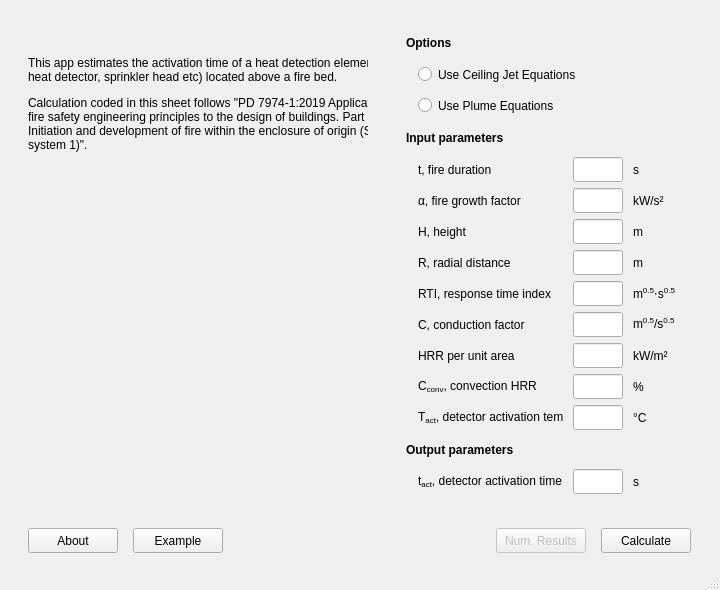
<?xml version="1.0" encoding="UTF-8"?>
<ui version="4.0">
 <class>MainWindow</class>
 <widget class="QMainWindow" name="MainWindow">
  <property name="geometry">
   <rect>
    <x>0</x>
    <y>0</y>
    <width>720</width>
    <height>590</height>
   </rect>
  </property>
  <property name="sizePolicy">
   <sizepolicy hsizetype="Minimum" vsizetype="Minimum">
    <horstretch>0</horstretch>
    <verstretch>0</verstretch>
   </sizepolicy>
  </property>
  <property name="minimumSize">
   <size>
    <width>0</width>
    <height>590</height>
   </size>
  </property>
  <property name="windowTitle">
   <string>MainWindow</string>
  </property>
  <widget class="QWidget" name="centralwidget">
   <layout class="QGridLayout" name="gridLayout_2">
    <property name="leftMargin">
     <number>15</number>
    </property>
    <property name="topMargin">
     <number>15</number>
    </property>
    <property name="rightMargin">
     <number>15</number>
    </property>
    <property name="bottomMargin">
     <number>15</number>
    </property>
    <property name="spacing">
     <number>10</number>
    </property>
    <item row="0" column="0">
     <widget class="QWidget" name="widget_page_1" native="true">
      <property name="sizePolicy">
       <sizepolicy hsizetype="Fixed" vsizetype="MinimumExpanding">
        <horstretch>0</horstretch>
        <verstretch>0</verstretch>
       </sizepolicy>
      </property>
      <property name="minimumSize">
       <size>
        <width>340</width>
        <height>0</height>
       </size>
      </property>
      <property name="maximumSize">
       <size>
        <width>340</width>
        <height>16777215</height>
       </size>
      </property>
      <layout class="QVBoxLayout" name="verticalLayout">
       <property name="spacing">
        <number>0</number>
       </property>
       <property name="leftMargin">
        <number>0</number>
       </property>
       <property name="topMargin">
        <number>0</number>
       </property>
       <property name="rightMargin">
        <number>0</number>
       </property>
       <property name="bottomMargin">
        <number>0</number>
       </property>
       <item>
        <spacer name="verticalSpacer_8">
         <property name="orientation">
          <enum>Qt::Vertical</enum>
         </property>
         <property name="sizeHint" stdset="0">
          <size>
           <width>20</width>
           <height>1</height>
          </size>
         </property>
        </spacer>
       </item>
       <item>
        <widget class="QLabel" name="label">
         <property name="sizePolicy">
          <sizepolicy hsizetype="Fixed" vsizetype="Minimum">
           <horstretch>0</horstretch>
           <verstretch>0</verstretch>
          </sizepolicy>
         </property>
         <property name="minimumSize">
          <size>
           <width>390</width>
           <height>0</height>
          </size>
         </property>
         <property name="text">
          <string>&lt;html&gt;&lt;head/&gt;&lt;body&gt;&lt;p&gt;This app estimates the activation time of a heat detection element (e.g. heat detector, sprinkler head etc) located above a fire bed.&lt;/p&gt;&lt;p&gt;Calculation coded in this sheet follows &amp;quot;PD 7974-1:2019 Application of fire safety engineering principles to the design of buildings. Part 1: Initiation and development of fire within the enclosure of origin (Sub-system 1)&amp;quot;.&lt;/p&gt;&lt;/body&gt;&lt;/html&gt;</string>
         </property>
         <property name="wordWrap">
          <bool>true</bool>
         </property>
        </widget>
       </item>
       <item>
        <spacer name="verticalSpacer_6">
         <property name="orientation">
          <enum>Qt::Vertical</enum>
         </property>
         <property name="sizeHint" stdset="0">
          <size>
           <width>0</width>
           <height>0</height>
          </size>
         </property>
        </spacer>
       </item>
       <item>
        <widget class="QLabel" name="label_image_figure">
         <property name="sizePolicy">
          <sizepolicy hsizetype="Fixed" vsizetype="Fixed">
           <horstretch>0</horstretch>
           <verstretch>0</verstretch>
          </sizepolicy>
         </property>
         <property name="minimumSize">
          <size>
           <width>342</width>
           <height>284</height>
          </size>
         </property>
         <property name="text">
          <string/>
         </property>
         <property name="pixmap">
          <pixmap>../../../../../../../Library/Mobile Documents/6LVTQB9699~com~seriflabs~affinitydesigner/Documents/FSEUTIL/png/0111_figure_1_342_284.png</pixmap>
         </property>
        </widget>
       </item>
       <item>
        <spacer name="verticalSpacer_7">
         <property name="orientation">
          <enum>Qt::Vertical</enum>
         </property>
         <property name="sizeHint" stdset="0">
          <size>
           <width>20</width>
           <height>1</height>
          </size>
         </property>
        </spacer>
       </item>
      </layout>
     </widget>
    </item>
    <item row="0" column="1">
     <widget class="QFrame" name="frame_userio">
      <property name="sizePolicy">
       <sizepolicy hsizetype="Fixed" vsizetype="Minimum">
        <horstretch>0</horstretch>
        <verstretch>0</verstretch>
       </sizepolicy>
      </property>
      <property name="minimumSize">
       <size>
        <width>300</width>
        <height>0</height>
       </size>
      </property>
      <property name="maximumSize">
       <size>
        <width>300</width>
        <height>16777215</height>
       </size>
      </property>
      <layout class="QGridLayout" name="gridLayout">
       <property name="leftMargin">
        <number>15</number>
       </property>
       <property name="topMargin">
        <number>15</number>
       </property>
       <property name="rightMargin">
        <number>15</number>
       </property>
       <property name="bottomMargin">
        <number>15</number>
       </property>
       <property name="horizontalSpacing">
        <number>10</number>
       </property>
       <property name="verticalSpacing">
        <number>5</number>
       </property>
       <item row="10" column="2">
        <widget class="QLineEdit" name="lineEdit_in_C">
         <property name="sizePolicy">
          <sizepolicy hsizetype="MinimumExpanding" vsizetype="Fixed">
           <horstretch>0</horstretch>
           <verstretch>0</verstretch>
          </sizepolicy>
         </property>
         <property name="minimumSize">
          <size>
           <width>50</width>
           <height>25</height>
          </size>
         </property>
         <property name="maximumSize">
          <size>
           <width>16777215</width>
           <height>25</height>
          </size>
         </property>
         <property name="baseSize">
          <size>
           <width>0</width>
           <height>0</height>
          </size>
         </property>
        </widget>
       </item>
       <item row="8" column="2">
        <widget class="QLineEdit" name="lineEdit_in_R">
         <property name="sizePolicy">
          <sizepolicy hsizetype="MinimumExpanding" vsizetype="Fixed">
           <horstretch>0</horstretch>
           <verstretch>0</verstretch>
          </sizepolicy>
         </property>
         <property name="minimumSize">
          <size>
           <width>50</width>
           <height>25</height>
          </size>
         </property>
         <property name="maximumSize">
          <size>
           <width>16777215</width>
           <height>25</height>
          </size>
         </property>
         <property name="baseSize">
          <size>
           <width>0</width>
           <height>0</height>
          </size>
         </property>
        </widget>
       </item>
       <item row="6" column="3">
        <widget class="QLabel" name="label_44">
         <property name="sizePolicy">
          <sizepolicy hsizetype="Minimum" vsizetype="Fixed">
           <horstretch>0</horstretch>
           <verstretch>0</verstretch>
          </sizepolicy>
         </property>
         <property name="minimumSize">
          <size>
           <width>0</width>
           <height>25</height>
          </size>
         </property>
         <property name="maximumSize">
          <size>
           <width>16777215</width>
           <height>25</height>
          </size>
         </property>
         <property name="text">
          <string>kW/s²</string>
         </property>
        </widget>
       </item>
       <item row="10" column="1">
        <widget class="QLabel" name="label_39">
         <property name="sizePolicy">
          <sizepolicy hsizetype="Minimum" vsizetype="Fixed">
           <horstretch>0</horstretch>
           <verstretch>0</verstretch>
          </sizepolicy>
         </property>
         <property name="minimumSize">
          <size>
           <width>0</width>
           <height>25</height>
          </size>
         </property>
         <property name="maximumSize">
          <size>
           <width>16777215</width>
           <height>25</height>
          </size>
         </property>
         <property name="text">
          <string>C, conduction factor</string>
         </property>
        </widget>
       </item>
       <item row="12" column="1">
        <widget class="QLabel" name="label_41">
         <property name="sizePolicy">
          <sizepolicy hsizetype="Minimum" vsizetype="Fixed">
           <horstretch>0</horstretch>
           <verstretch>0</verstretch>
          </sizepolicy>
         </property>
         <property name="minimumSize">
          <size>
           <width>0</width>
           <height>25</height>
          </size>
         </property>
         <property name="maximumSize">
          <size>
           <width>16777215</width>
           <height>25</height>
          </size>
         </property>
         <property name="text">
          <string>&lt;html&gt;&lt;head/&gt;&lt;body&gt;&lt;p&gt;C&lt;span style=&quot; vertical-align:sub;&quot;&gt;conv&lt;/span&gt;, convection HRR&lt;/p&gt;&lt;/body&gt;&lt;/html&gt;</string>
         </property>
        </widget>
       </item>
       <item row="11" column="1">
        <widget class="QLabel" name="label_40">
         <property name="sizePolicy">
          <sizepolicy hsizetype="Minimum" vsizetype="Fixed">
           <horstretch>0</horstretch>
           <verstretch>0</verstretch>
          </sizepolicy>
         </property>
         <property name="minimumSize">
          <size>
           <width>0</width>
           <height>25</height>
          </size>
         </property>
         <property name="maximumSize">
          <size>
           <width>16777215</width>
           <height>25</height>
          </size>
         </property>
         <property name="text">
          <string>HRR per unit area</string>
         </property>
        </widget>
       </item>
       <item row="13" column="1">
        <widget class="QLabel" name="label_42">
         <property name="sizePolicy">
          <sizepolicy hsizetype="Minimum" vsizetype="Fixed">
           <horstretch>0</horstretch>
           <verstretch>0</verstretch>
          </sizepolicy>
         </property>
         <property name="minimumSize">
          <size>
           <width>0</width>
           <height>25</height>
          </size>
         </property>
         <property name="maximumSize">
          <size>
           <width>16777215</width>
           <height>25</height>
          </size>
         </property>
         <property name="text">
          <string>&lt;html&gt;&lt;head/&gt;&lt;body&gt;&lt;p&gt;T&lt;span style=&quot; vertical-align:sub;&quot;&gt;act&lt;/span&gt;, detector activation temp.&lt;/p&gt;&lt;/body&gt;&lt;/html&gt;</string>
         </property>
        </widget>
       </item>
       <item row="12" column="2">
        <widget class="QLineEdit" name="lineEdit_in_C_conv">
         <property name="sizePolicy">
          <sizepolicy hsizetype="MinimumExpanding" vsizetype="Fixed">
           <horstretch>0</horstretch>
           <verstretch>0</verstretch>
          </sizepolicy>
         </property>
         <property name="minimumSize">
          <size>
           <width>50</width>
           <height>25</height>
          </size>
         </property>
         <property name="maximumSize">
          <size>
           <width>16777215</width>
           <height>25</height>
          </size>
         </property>
         <property name="baseSize">
          <size>
           <width>0</width>
           <height>0</height>
          </size>
         </property>
        </widget>
       </item>
       <item row="9" column="1">
        <widget class="QLabel" name="label_38">
         <property name="sizePolicy">
          <sizepolicy hsizetype="Minimum" vsizetype="Fixed">
           <horstretch>0</horstretch>
           <verstretch>0</verstretch>
          </sizepolicy>
         </property>
         <property name="minimumSize">
          <size>
           <width>0</width>
           <height>25</height>
          </size>
         </property>
         <property name="maximumSize">
          <size>
           <width>16777215</width>
           <height>25</height>
          </size>
         </property>
         <property name="text">
          <string>RTI, response time index</string>
         </property>
        </widget>
       </item>
       <item row="14" column="1">
        <spacer name="_verticalSpacer_2">
         <property name="orientation">
          <enum>Qt::Vertical</enum>
         </property>
         <property name="sizeType">
          <enum>QSizePolicy::Fixed</enum>
         </property>
         <property name="sizeHint" stdset="0">
          <size>
           <width>20</width>
           <height>2</height>
          </size>
         </property>
        </spacer>
       </item>
       <item row="16" column="2">
        <widget class="QLineEdit" name="lineEdit_out_t_act">
         <property name="sizePolicy">
          <sizepolicy hsizetype="MinimumExpanding" vsizetype="Fixed">
           <horstretch>0</horstretch>
           <verstretch>0</verstretch>
          </sizepolicy>
         </property>
         <property name="minimumSize">
          <size>
           <width>50</width>
           <height>25</height>
          </size>
         </property>
         <property name="maximumSize">
          <size>
           <width>16777215</width>
           <height>25</height>
          </size>
         </property>
        </widget>
       </item>
       <item row="7" column="2">
        <widget class="QLineEdit" name="lineEdit_in_H">
         <property name="sizePolicy">
          <sizepolicy hsizetype="MinimumExpanding" vsizetype="Fixed">
           <horstretch>0</horstretch>
           <verstretch>0</verstretch>
          </sizepolicy>
         </property>
         <property name="minimumSize">
          <size>
           <width>50</width>
           <height>25</height>
          </size>
         </property>
         <property name="maximumSize">
          <size>
           <width>16777215</width>
           <height>25</height>
          </size>
         </property>
         <property name="baseSize">
          <size>
           <width>0</width>
           <height>0</height>
          </size>
         </property>
        </widget>
       </item>
       <item row="16" column="3">
        <widget class="QLabel" name="label_t_act_unit">
         <property name="sizePolicy">
          <sizepolicy hsizetype="Minimum" vsizetype="Fixed">
           <horstretch>0</horstretch>
           <verstretch>0</verstretch>
          </sizepolicy>
         </property>
         <property name="minimumSize">
          <size>
           <width>0</width>
           <height>25</height>
          </size>
         </property>
         <property name="maximumSize">
          <size>
           <width>16777215</width>
           <height>25</height>
          </size>
         </property>
         <property name="text">
          <string>s</string>
         </property>
        </widget>
       </item>
       <item row="13" column="3">
        <widget class="QLabel" name="label_51">
         <property name="sizePolicy">
          <sizepolicy hsizetype="Minimum" vsizetype="Fixed">
           <horstretch>0</horstretch>
           <verstretch>0</verstretch>
          </sizepolicy>
         </property>
         <property name="minimumSize">
          <size>
           <width>0</width>
           <height>25</height>
          </size>
         </property>
         <property name="maximumSize">
          <size>
           <width>16777215</width>
           <height>25</height>
          </size>
         </property>
         <property name="text">
          <string>°C</string>
         </property>
        </widget>
       </item>
       <item row="12" column="3">
        <widget class="QLabel" name="label_50">
         <property name="sizePolicy">
          <sizepolicy hsizetype="Minimum" vsizetype="Fixed">
           <horstretch>0</horstretch>
           <verstretch>0</verstretch>
          </sizepolicy>
         </property>
         <property name="minimumSize">
          <size>
           <width>0</width>
           <height>25</height>
          </size>
         </property>
         <property name="maximumSize">
          <size>
           <width>16777215</width>
           <height>25</height>
          </size>
         </property>
         <property name="text">
          <string>%</string>
         </property>
        </widget>
       </item>
       <item row="7" column="3">
        <widget class="QLabel" name="label_45">
         <property name="sizePolicy">
          <sizepolicy hsizetype="Minimum" vsizetype="Fixed">
           <horstretch>0</horstretch>
           <verstretch>0</verstretch>
          </sizepolicy>
         </property>
         <property name="minimumSize">
          <size>
           <width>0</width>
           <height>25</height>
          </size>
         </property>
         <property name="maximumSize">
          <size>
           <width>16777215</width>
           <height>25</height>
          </size>
         </property>
         <property name="text">
          <string>m</string>
         </property>
        </widget>
       </item>
       <item row="1" column="0">
        <spacer name="_horizontalSpacer">
         <property name="orientation">
          <enum>Qt::Horizontal</enum>
         </property>
         <property name="sizeType">
          <enum>QSizePolicy::Fixed</enum>
         </property>
         <property name="sizeHint" stdset="0">
          <size>
           <width>2</width>
           <height>20</height>
          </size>
         </property>
        </spacer>
       </item>
       <item row="15" column="0" colspan="4">
        <widget class="QLabel" name="label_output_parameters">
         <property name="sizePolicy">
          <sizepolicy hsizetype="Minimum" vsizetype="Fixed">
           <horstretch>0</horstretch>
           <verstretch>0</verstretch>
          </sizepolicy>
         </property>
         <property name="maximumSize">
          <size>
           <width>16777215</width>
           <height>25</height>
          </size>
         </property>
         <property name="text">
          <string>&lt;b&gt;Output parameters&lt;/b&gt;</string>
         </property>
        </widget>
       </item>
       <item row="11" column="3">
        <widget class="QLabel" name="label_49">
         <property name="sizePolicy">
          <sizepolicy hsizetype="Minimum" vsizetype="Fixed">
           <horstretch>0</horstretch>
           <verstretch>0</verstretch>
          </sizepolicy>
         </property>
         <property name="minimumSize">
          <size>
           <width>0</width>
           <height>25</height>
          </size>
         </property>
         <property name="maximumSize">
          <size>
           <width>16777215</width>
           <height>25</height>
          </size>
         </property>
         <property name="text">
          <string>kW/m²</string>
         </property>
        </widget>
       </item>
       <item row="5" column="2">
        <widget class="QLineEdit" name="lineEdit_in_t">
         <property name="sizePolicy">
          <sizepolicy hsizetype="MinimumExpanding" vsizetype="Fixed">
           <horstretch>0</horstretch>
           <verstretch>0</verstretch>
          </sizepolicy>
         </property>
         <property name="minimumSize">
          <size>
           <width>50</width>
           <height>25</height>
          </size>
         </property>
         <property name="maximumSize">
          <size>
           <width>16777215</width>
           <height>25</height>
          </size>
         </property>
         <property name="baseSize">
          <size>
           <width>0</width>
           <height>0</height>
          </size>
         </property>
        </widget>
       </item>
       <item row="9" column="3">
        <widget class="QLabel" name="label_47">
         <property name="sizePolicy">
          <sizepolicy hsizetype="Minimum" vsizetype="Fixed">
           <horstretch>0</horstretch>
           <verstretch>0</verstretch>
          </sizepolicy>
         </property>
         <property name="minimumSize">
          <size>
           <width>0</width>
           <height>25</height>
          </size>
         </property>
         <property name="maximumSize">
          <size>
           <width>16777215</width>
           <height>25</height>
          </size>
         </property>
         <property name="text">
          <string>m&lt;sup&gt;0.5&lt;/sup&gt;⋅s&lt;sup&gt;0.5&lt;/sup&gt;</string>
         </property>
        </widget>
       </item>
       <item row="5" column="3">
        <widget class="QLabel" name="label_43">
         <property name="sizePolicy">
          <sizepolicy hsizetype="Minimum" vsizetype="Fixed">
           <horstretch>0</horstretch>
           <verstretch>0</verstretch>
          </sizepolicy>
         </property>
         <property name="minimumSize">
          <size>
           <width>0</width>
           <height>25</height>
          </size>
         </property>
         <property name="maximumSize">
          <size>
           <width>16777215</width>
           <height>25</height>
          </size>
         </property>
         <property name="text">
          <string>s</string>
         </property>
        </widget>
       </item>
       <item row="16" column="1">
        <widget class="QLabel" name="label_t_act_time">
         <property name="sizePolicy">
          <sizepolicy hsizetype="Minimum" vsizetype="Fixed">
           <horstretch>0</horstretch>
           <verstretch>0</verstretch>
          </sizepolicy>
         </property>
         <property name="minimumSize">
          <size>
           <width>0</width>
           <height>25</height>
          </size>
         </property>
         <property name="maximumSize">
          <size>
           <width>16777215</width>
           <height>25</height>
          </size>
         </property>
         <property name="text">
          <string>&lt;html&gt;&lt;head/&gt;&lt;body&gt;&lt;p&gt;t&lt;span style=&quot; vertical-align:sub;&quot;&gt;act&lt;/span&gt;, detector activation time&lt;/p&gt;&lt;/body&gt;&lt;/html&gt;</string>
         </property>
        </widget>
       </item>
       <item row="8" column="1">
        <widget class="QLabel" name="label_in_R_label">
         <property name="sizePolicy">
          <sizepolicy hsizetype="Minimum" vsizetype="Fixed">
           <horstretch>0</horstretch>
           <verstretch>0</verstretch>
          </sizepolicy>
         </property>
         <property name="minimumSize">
          <size>
           <width>0</width>
           <height>25</height>
          </size>
         </property>
         <property name="maximumSize">
          <size>
           <width>16777215</width>
           <height>25</height>
          </size>
         </property>
         <property name="text">
          <string>R, radial distance</string>
         </property>
        </widget>
       </item>
       <item row="7" column="1">
        <widget class="QLabel" name="label_36">
         <property name="sizePolicy">
          <sizepolicy hsizetype="Minimum" vsizetype="Fixed">
           <horstretch>0</horstretch>
           <verstretch>0</verstretch>
          </sizepolicy>
         </property>
         <property name="minimumSize">
          <size>
           <width>0</width>
           <height>25</height>
          </size>
         </property>
         <property name="maximumSize">
          <size>
           <width>16777215</width>
           <height>25</height>
          </size>
         </property>
         <property name="text">
          <string>H, height</string>
         </property>
        </widget>
       </item>
       <item row="11" column="2">
        <widget class="QLineEdit" name="lineEdit_in_HRRPUA">
         <property name="sizePolicy">
          <sizepolicy hsizetype="MinimumExpanding" vsizetype="Fixed">
           <horstretch>0</horstretch>
           <verstretch>0</verstretch>
          </sizepolicy>
         </property>
         <property name="minimumSize">
          <size>
           <width>50</width>
           <height>25</height>
          </size>
         </property>
         <property name="maximumSize">
          <size>
           <width>16777215</width>
           <height>25</height>
          </size>
         </property>
         <property name="baseSize">
          <size>
           <width>0</width>
           <height>0</height>
          </size>
         </property>
        </widget>
       </item>
       <item row="10" column="3">
        <widget class="QLabel" name="label_48">
         <property name="sizePolicy">
          <sizepolicy hsizetype="Minimum" vsizetype="Fixed">
           <horstretch>0</horstretch>
           <verstretch>0</verstretch>
          </sizepolicy>
         </property>
         <property name="minimumSize">
          <size>
           <width>0</width>
           <height>25</height>
          </size>
         </property>
         <property name="maximumSize">
          <size>
           <width>16777215</width>
           <height>25</height>
          </size>
         </property>
         <property name="text">
          <string>m&lt;sup&gt;0.5&lt;/sup&gt;/s&lt;sup&gt;0.5&lt;/sup&gt;</string>
         </property>
        </widget>
       </item>
       <item row="13" column="2">
        <widget class="QLineEdit" name="lineEdit_in_T_act">
         <property name="sizePolicy">
          <sizepolicy hsizetype="MinimumExpanding" vsizetype="Fixed">
           <horstretch>0</horstretch>
           <verstretch>0</verstretch>
          </sizepolicy>
         </property>
         <property name="minimumSize">
          <size>
           <width>50</width>
           <height>25</height>
          </size>
         </property>
         <property name="maximumSize">
          <size>
           <width>16777215</width>
           <height>25</height>
          </size>
         </property>
         <property name="baseSize">
          <size>
           <width>0</width>
           <height>0</height>
          </size>
         </property>
        </widget>
       </item>
       <item row="9" column="2">
        <widget class="QLineEdit" name="lineEdit_in_RTI">
         <property name="sizePolicy">
          <sizepolicy hsizetype="MinimumExpanding" vsizetype="Fixed">
           <horstretch>0</horstretch>
           <verstretch>0</verstretch>
          </sizepolicy>
         </property>
         <property name="minimumSize">
          <size>
           <width>50</width>
           <height>25</height>
          </size>
         </property>
         <property name="maximumSize">
          <size>
           <width>16777215</width>
           <height>25</height>
          </size>
         </property>
         <property name="baseSize">
          <size>
           <width>0</width>
           <height>0</height>
          </size>
         </property>
        </widget>
       </item>
       <item row="0" column="0" colspan="4">
        <widget class="QLabel" name="label_options">
         <property name="sizePolicy">
          <sizepolicy hsizetype="Minimum" vsizetype="Fixed">
           <horstretch>0</horstretch>
           <verstretch>0</verstretch>
          </sizepolicy>
         </property>
         <property name="maximumSize">
          <size>
           <width>16777215</width>
           <height>25</height>
          </size>
         </property>
         <property name="text">
          <string>&lt;b&gt;Options&lt;/b&gt;</string>
         </property>
        </widget>
       </item>
       <item row="8" column="3">
        <widget class="QLabel" name="label_in_R_unit">
         <property name="sizePolicy">
          <sizepolicy hsizetype="Minimum" vsizetype="Fixed">
           <horstretch>0</horstretch>
           <verstretch>0</verstretch>
          </sizepolicy>
         </property>
         <property name="minimumSize">
          <size>
           <width>0</width>
           <height>25</height>
          </size>
         </property>
         <property name="maximumSize">
          <size>
           <width>16777215</width>
           <height>25</height>
          </size>
         </property>
         <property name="text">
          <string>m</string>
         </property>
        </widget>
       </item>
       <item row="6" column="2">
        <widget class="QLineEdit" name="lineEdit_in_alpha">
         <property name="sizePolicy">
          <sizepolicy hsizetype="MinimumExpanding" vsizetype="Fixed">
           <horstretch>0</horstretch>
           <verstretch>0</verstretch>
          </sizepolicy>
         </property>
         <property name="minimumSize">
          <size>
           <width>50</width>
           <height>25</height>
          </size>
         </property>
         <property name="maximumSize">
          <size>
           <width>16777215</width>
           <height>25</height>
          </size>
         </property>
         <property name="baseSize">
          <size>
           <width>0</width>
           <height>0</height>
          </size>
         </property>
        </widget>
       </item>
       <item row="6" column="1">
        <widget class="QLabel" name="label_35">
         <property name="sizePolicy">
          <sizepolicy hsizetype="Minimum" vsizetype="Fixed">
           <horstretch>0</horstretch>
           <verstretch>0</verstretch>
          </sizepolicy>
         </property>
         <property name="minimumSize">
          <size>
           <width>0</width>
           <height>25</height>
          </size>
         </property>
         <property name="maximumSize">
          <size>
           <width>16777215</width>
           <height>25</height>
          </size>
         </property>
         <property name="text">
          <string>α, fire growth factor</string>
         </property>
        </widget>
       </item>
       <item row="5" column="1">
        <widget class="QLabel" name="label_31">
         <property name="sizePolicy">
          <sizepolicy hsizetype="Minimum" vsizetype="Fixed">
           <horstretch>0</horstretch>
           <verstretch>0</verstretch>
          </sizepolicy>
         </property>
         <property name="minimumSize">
          <size>
           <width>0</width>
           <height>25</height>
          </size>
         </property>
         <property name="maximumSize">
          <size>
           <width>16777215</width>
           <height>25</height>
          </size>
         </property>
         <property name="text">
          <string>t, fire duration</string>
         </property>
        </widget>
       </item>
       <item row="4" column="0" colspan="4">
        <widget class="QLabel" name="label_input_parameters">
         <property name="sizePolicy">
          <sizepolicy hsizetype="Minimum" vsizetype="Fixed">
           <horstretch>0</horstretch>
           <verstretch>0</verstretch>
          </sizepolicy>
         </property>
         <property name="maximumSize">
          <size>
           <width>16777215</width>
           <height>25</height>
          </size>
         </property>
         <property name="text">
          <string>&lt;b&gt;Input parameters&lt;/b&gt;</string>
         </property>
        </widget>
       </item>
       <item row="3" column="1">
        <spacer name="_verticalSpacer">
         <property name="orientation">
          <enum>Qt::Vertical</enum>
         </property>
         <property name="sizeType">
          <enum>QSizePolicy::Fixed</enum>
         </property>
         <property name="sizeHint" stdset="0">
          <size>
           <width>20</width>
           <height>2</height>
          </size>
         </property>
        </spacer>
       </item>
       <item row="2" column="1" colspan="3">
        <widget class="QRadioButton" name="radioButton_fire_plume">
         <property name="sizePolicy">
          <sizepolicy hsizetype="Minimum" vsizetype="Fixed">
           <horstretch>0</horstretch>
           <verstretch>0</verstretch>
          </sizepolicy>
         </property>
         <property name="minimumSize">
          <size>
           <width>0</width>
           <height>25</height>
          </size>
         </property>
         <property name="maximumSize">
          <size>
           <width>16777215</width>
           <height>25</height>
          </size>
         </property>
         <property name="text">
          <string>Use Plume Equations</string>
         </property>
        </widget>
       </item>
       <item row="1" column="1" colspan="3">
        <widget class="QRadioButton" name="radioButton_ceiling_jet">
         <property name="sizePolicy">
          <sizepolicy hsizetype="Minimum" vsizetype="Fixed">
           <horstretch>0</horstretch>
           <verstretch>0</verstretch>
          </sizepolicy>
         </property>
         <property name="minimumSize">
          <size>
           <width>0</width>
           <height>25</height>
          </size>
         </property>
         <property name="maximumSize">
          <size>
           <width>16777215</width>
           <height>25</height>
          </size>
         </property>
         <property name="text">
          <string>Use Ceiling Jet Equations</string>
         </property>
        </widget>
       </item>
      </layout>
     </widget>
    </item>
    <item row="1" column="0" colspan="2">
     <widget class="QWidget" name="widget" native="true">
      <property name="sizePolicy">
       <sizepolicy hsizetype="Minimum" vsizetype="Minimum">
        <horstretch>0</horstretch>
        <verstretch>0</verstretch>
       </sizepolicy>
      </property>
      <layout class="QHBoxLayout" name="horizontalLayout_6">
       <property name="spacing">
        <number>0</number>
       </property>
       <property name="leftMargin">
        <number>0</number>
       </property>
       <property name="topMargin">
        <number>0</number>
       </property>
       <property name="rightMargin">
        <number>0</number>
       </property>
       <property name="bottomMargin">
        <number>0</number>
       </property>
       <item>
        <widget class="QPushButton" name="pushButton_about">
         <property name="minimumSize">
          <size>
           <width>90</width>
           <height>25</height>
          </size>
         </property>
         <property name="toolTip">
          <string>Click to generate example input parameters.</string>
         </property>
         <property name="statusTip">
          <string>Click to generate example input parameters.</string>
         </property>
         <property name="text">
          <string>About</string>
         </property>
         <property name="autoDefault">
          <bool>true</bool>
         </property>
        </widget>
       </item>
       <item>
        <spacer name="horizontalSpacer_5">
         <property name="orientation">
          <enum>Qt::Horizontal</enum>
         </property>
         <property name="sizeType">
          <enum>QSizePolicy::Fixed</enum>
         </property>
         <property name="sizeHint" stdset="0">
          <size>
           <width>15</width>
           <height>20</height>
          </size>
         </property>
        </spacer>
       </item>
       <item>
        <widget class="QPushButton" name="pushButton_example">
         <property name="minimumSize">
          <size>
           <width>90</width>
           <height>25</height>
          </size>
         </property>
         <property name="toolTip">
          <string>Click to generate example input parameters.</string>
         </property>
         <property name="statusTip">
          <string>Click to generate example input parameters.</string>
         </property>
         <property name="text">
          <string>Example</string>
         </property>
         <property name="autoDefault">
          <bool>true</bool>
         </property>
        </widget>
       </item>
       <item>
        <spacer name="horizontalSpacer_6">
         <property name="orientation">
          <enum>Qt::Horizontal</enum>
         </property>
         <property name="sizeHint" stdset="0">
          <size>
           <width>40</width>
           <height>20</height>
          </size>
         </property>
        </spacer>
       </item>
       <item>
        <widget class="QPushButton" name="pushButton_show_results_in_table">
         <property name="enabled">
          <bool>false</bool>
         </property>
         <property name="minimumSize">
          <size>
           <width>90</width>
           <height>25</height>
          </size>
         </property>
         <property name="toolTip">
          <string>Click to show numerical results.</string>
         </property>
         <property name="statusTip">
          <string>Click to show numerical results.</string>
         </property>
         <property name="text">
          <string>Num. Results</string>
         </property>
         <property name="autoDefault">
          <bool>true</bool>
         </property>
        </widget>
       </item>
       <item>
        <spacer name="horizontalSpacer_7">
         <property name="orientation">
          <enum>Qt::Horizontal</enum>
         </property>
         <property name="sizeType">
          <enum>QSizePolicy::Fixed</enum>
         </property>
         <property name="sizeHint" stdset="0">
          <size>
           <width>15</width>
           <height>20</height>
          </size>
         </property>
        </spacer>
       </item>
       <item>
        <widget class="QPushButton" name="pushButton_ok">
         <property name="minimumSize">
          <size>
           <width>90</width>
           <height>25</height>
          </size>
         </property>
         <property name="toolTip">
          <string>Click (or press Enter) to calculate.</string>
         </property>
         <property name="statusTip">
          <string>Click (or press Enter) to calculate.</string>
         </property>
         <property name="text">
          <string>Calculate</string>
         </property>
         <property name="autoDefault">
          <bool>true</bool>
         </property>
        </widget>
       </item>
      </layout>
     </widget>
    </item>
   </layout>
  </widget>
  <widget class="QMenuBar" name="menubar">
   <property name="geometry">
    <rect>
     <x>0</x>
     <y>0</y>
     <width>720</width>
     <height>21</height>
    </rect>
   </property>
  </widget>
  <widget class="QStatusBar" name="statusbar"/>
 </widget>
 <tabstops>
  <tabstop>radioButton_ceiling_jet</tabstop>
  <tabstop>radioButton_fire_plume</tabstop>
  <tabstop>lineEdit_in_t</tabstop>
  <tabstop>lineEdit_in_alpha</tabstop>
  <tabstop>lineEdit_in_H</tabstop>
  <tabstop>lineEdit_in_R</tabstop>
  <tabstop>lineEdit_in_RTI</tabstop>
  <tabstop>lineEdit_in_C</tabstop>
  <tabstop>lineEdit_in_HRRPUA</tabstop>
  <tabstop>lineEdit_in_C_conv</tabstop>
  <tabstop>lineEdit_in_T_act</tabstop>
  <tabstop>lineEdit_out_t_act</tabstop>
  <tabstop>pushButton_ok</tabstop>
  <tabstop>pushButton_about</tabstop>
  <tabstop>pushButton_example</tabstop>
  <tabstop>pushButton_show_results_in_table</tabstop>
 </tabstops>
 <resources/>
 <connections/>
</ui>
